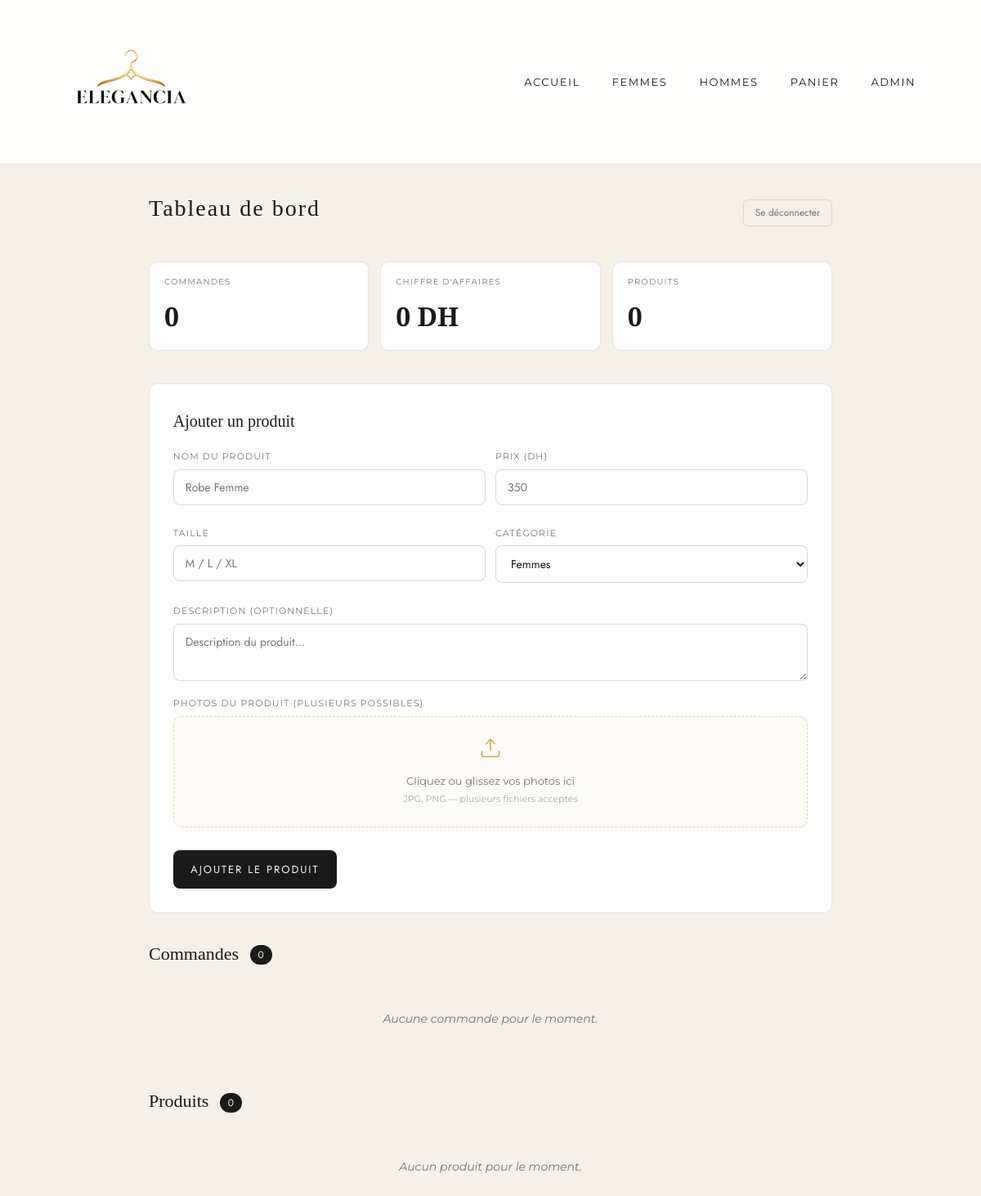
Before: /admin (signed in) with the older database file.
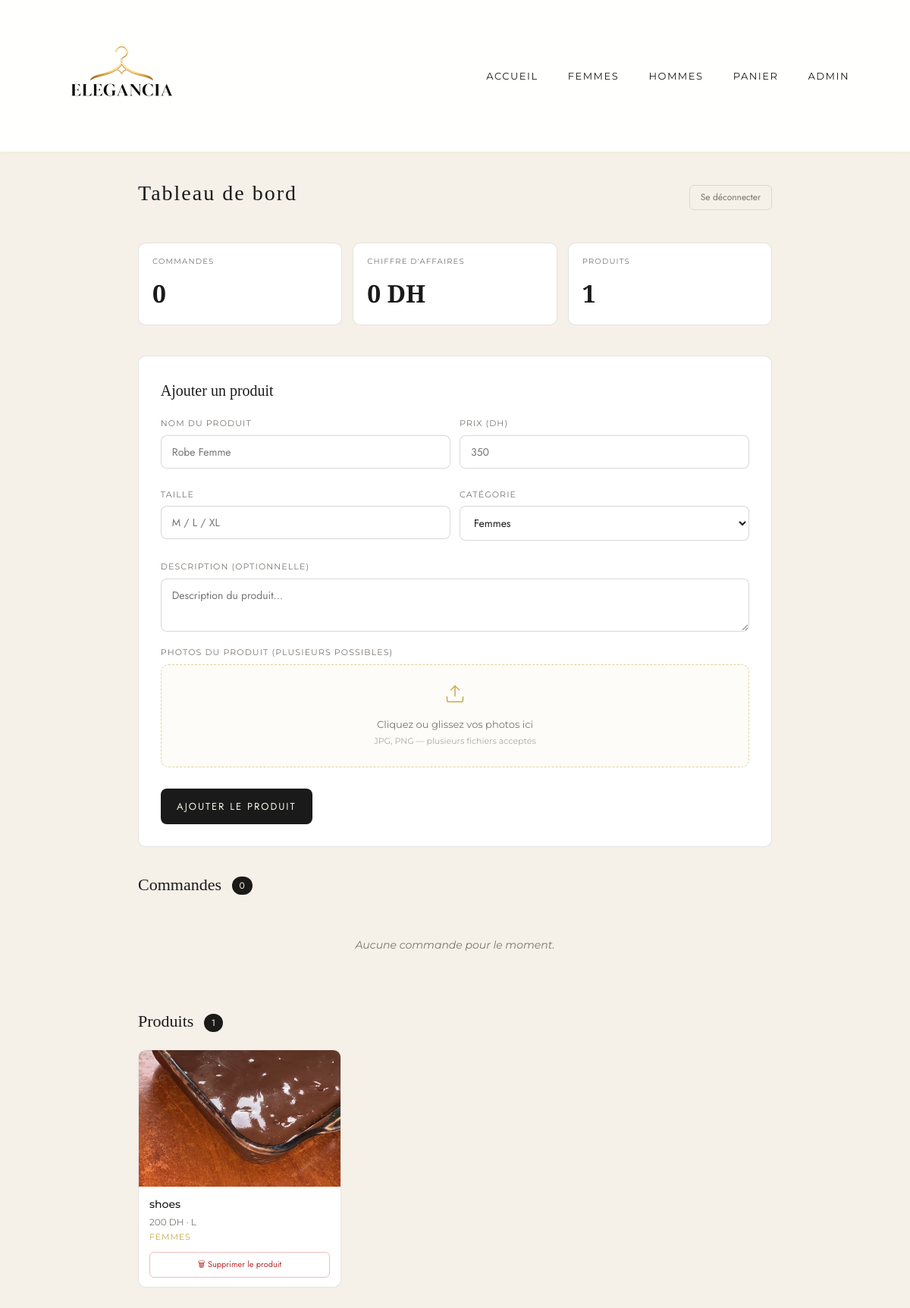
After: the same page with the newer database file.
### tables this page shows
CREATE TABLE product_images (
    id INTEGER PRIMARY KEY AUTOINCREMENT,
    product_id INTEGER,
    image TEXT,
    FOREIGN KEY(product_id) REFERENCES products(id)
);

CREATE TABLE products (
    id INTEGER PRIMARY KEY AUTOINCREMENT,
    name TEXT,
    price INTEGER,
    size TEXT,
    category TEXT,
    image TEXT
, description TEXT);

### app.py (the view, shortened to what this page needs)
@app.route('/admin', methods=['GET', 'POST'])
def admin():
    if not session.get('admin'):
        return render_template('admin.html', logged=False, error=None)
    db = get_db()
    orders_rows = db.execute("SELECT * FROM orders ORDER BY id DESC").fetchall()
    orders = []
    products_rows = db.execute("SELECT * FROM products ORDER BY id DESC").fetchall()
    products = []
    for p in products_rows:
        images = db.execute(
            "SELECT image FROM product_images WHERE product_id=?", (p['id'],)
        ).fetchall()
        products.append({
            'id': p['id'], 'name': p['name'], 'price': p['price'],
            'size': p['size'], 'category': p['category'],
            'description': p['description'],
            'images': [img['image'] for img in images]
        })
    db.close()
    return render_template('admin.html', logged=True, orders=orders, products=products)

### app.py (called while the page is built)
def get_db():
    conn = sqlite3.connect('database.db')
    conn.row_factory = sqlite3.Row
    return conn

### templates/admin.html (shortened to what the changed rows need)
{% extends "base.html" %}
{% block content %}
<div style="max-width: 900px; margin: 0 auto; padding: 2rem;">
{% if not logged %}
<div style="max-width:360px; margin:4rem auto; background:white; border:0.5px solid rgba(0,0,0,0.1); border-radius:12px; padding:2.5rem 2rem; text-align:center; box-shadow:0 8px 30px rgba(0,0,0,0.04);">
    <div style="width:52px;height:52px;background:#f5f0e8;border-radius:50%;display:flex;align-items:center;justify-content:center;margin:0 auto 1.2rem;">
        <svg width="22" height="22" viewBox="0 0 24 24" fill="none" stroke="#C9A84C" stroke-width="1.5">
            <rect x="3" y="11" width="18" height="11" rx="2"/>
            <path d="M7 11V7a5 5 0 0110 0v4"/>
        </svg>
    </div>
    <h2 style="font-family:'Cormorant Garamond',serif;font-size:22px;font-weight:400;margin-bottom:0.5rem;">Espace administrateur</h2>
    <p style="font-size:13px;color:#7a7570;margin-bottom:1.5rem;line-height:1.6;">Accès réservé. Entrez votre mot de passe.</p>
    {% if error %}<p style="color:#c53030;font-size:13px;margin-bottom:12px;">{{ error }}</p>{% endif %}
    <form method="POST" action="/admin">
        <input type="password" name="password" placeholder="••••••••••••" required
            style="width:100%;background:#f9f9f7;border:0.5px solid rgba(0,0,0,0.15);border-radius:8px;font-family:'Jost',sans-serif;font-size:14px;padding:12px 14px;text-align:center;letter-spacing:0.15em;outline:none;margin-bottom:12px;color:#1a1a18;">
        <button type="submit" class="btn-primary">Accéder</button>
    </form>
</div>
{% else %}
<div style="display:flex;justify-content:space-between;align-items:center;margin-bottom:2rem;">
    <h1 style="font-family:'Cormorant Garamond',serif;font-size:28px;font-weight:300;">Tableau de bord</h1>
    <a href="/logout-admin" style="font-size:12px;color:#7a7570;border:0.5px solid rgba(0,0,0,0.1);padding:6px 14px;border-radius:6px;text-decoration:none;font-family:'Jost',sans-serif;">Se déconnecter</a>
</div>
<div style="display:grid;grid-template-columns:repeat(3,1fr);gap:14px;margin-bottom:2.5rem;">
    <div style="background:white;border:0.5px solid rgba(0,0,0,0.1);border-radius:10px;padding:16px 18px;">
        <div style="font-size:10px;text-transform:uppercase;letter-spacing:0.12em;color:#7a7570;margin-bottom:8px;">Commandes</div>
        <div style="font-family:'Cormorant Garamond',serif;font-size:32px;font-weight:600;">{{ orders|length }}</div>
    </div>
    <div style="background:white;border:0.5px solid rgba(0,0,0,0.1);border-radius:10px;padding:16px 18px;">
        <div style="font-size:10px;text-transform:uppercase;letter-spacing:0.12em;color:#7a7570;margin-bottom:8px;">Chiffre d'affaires</div>
        <div style="font-family:'Cormorant Garamond',serif;font-size:32px;font-weight:600;">{{ orders|sum(attribute='total') }} DH</div>
    </div>
    <div style="background:white;border:0.5px solid rgba(0,0,0,0.1);border-radius:10px;padding:16px 18px;">
        <div style="font-size:10px;text-transform:uppercase;letter-spacing:0.12em;color:#7a7570;margin-bottom:8px;">Produits</div>
        <div style="font-family:'Cormorant Garamond',serif;font-size:32px;font-weight:600;">{{ products|length }}</div>
    </div>
</div>
<div style="background:white;border:0.5px solid rgba(0,0,0,0.1);border-radius:10px;padding:1.8rem;margin-bottom:2rem;">
    <h2 style="font-family:'Cormorant Garamond',serif;font-size:20px;font-weight:400;margin-bottom:1.2rem;">Ajouter un produit</h2>
    <form method="POST" action="/add-product" enctype="multipart/form-data" id="addForm">
        <div style="display:grid;grid-template-columns:1fr 1fr;gap:12px;margin-bottom:12px;">
            <div class="form-group">
                <label>Nom du produit</label>
                <input type="text" name="name" placeholder="Robe Femme" required>
            </div>
            <div class="form-group">
                <label>Prix (DH)</label>
                <input type="number" name="price" placeholder="350" required>
            </div>
        </div>
        <div style="display:grid;grid-template-columns:1fr 1fr;gap:12px;margin-bottom:12px;">
            <div class="form-group">
                <label>Taille</label>
                <input type="text" name="size" placeholder="M / L / XL">
            </div>
            <div class="form-group">
                <label>Catégorie</label>
                <select name="category" style="width:100%;background:white;border:0.5px solid rgba(0,0,0,0.15);border-radius:8px;font-family:'Jost',sans-serif;font-size:14px;padding:11px 14px;color:#1a1a18;outline:none;">
                    <option value="women">Femmes</option>
                </select>
            </div>
        </div>
        <div class="form-group" style="margin-bottom:12px;">
            <label>Description (optionnelle)</label>
            <textarea name="description" placeholder="Description du produit..."
                style="width:100%;background:white;border:0.5px solid rgba(0,0,0,0.15);border-radius:8px;font-family:'Jost',sans-serif;font-size:14px;padding:11px 14px;color:#1a1a18;outline:none;resize:vertical;min-height:70px;"></textarea>
        </div>
        <div class="form-group" style="margin-bottom:16px;">
            <label>Photos du produit (plusieurs possibles)</label>
            <div id="drop-zone" onclick="document.getElementById('imgInput').click()"
                style="border:1.5px dashed rgba(201,168,76,0.5);border-radius:10px;padding:1.5rem;text-align:center;cursor:pointer;background:#fdfcf8;transition:border-color 0.2s;margin-top:4px;">
                <svg width="28" height="28" viewBox="0 0 24 24" fill="none" stroke="#C9A84C" stroke-width="1.3" style="margin-bottom:8px;">
                    <path d="M21 15v4a2 2 0 01-2 2H5a2 2 0 01-2-2v-4"/>
                    <polyline points="17 8 12 3 7 8"/>
                    <line x1="12" y1="3" x2="12" y2="15"/>
                </svg>
                <p style="font-size:13px;color:#7a7570;margin:0;">Cliquez ou glissez vos photos ici</p>
                <p style="font-size:11px;color:#aaa;margin:4px 0 0;">JPG, PNG — plusieurs fichiers acceptés</p>
            </div>
        </div>
        <button type="submit" class="btn-primary" style="max-width:200px;">
            Ajouter le produit
        </button>
    </form>
</div>
<div style="margin-bottom:2.5rem;">
    <h2 style="font-family:'Cormorant Garamond',serif;font-size:22px;font-weight:300;margin-bottom:1.2rem;">
        Commandes
        <span style="font-size:12px;background:#1a1a18;color:#f5f0e8;padding:3px 10px;border-radius:20px;margin-left:8px;font-family:'Jost',sans-serif;font-weight:400;vertical-align:middle;">{{ orders|length }}</span>
    </h2>
    {% if orders %}
        {% for o in orders %}
        <div style="background:white;border:0.5px solid rgba(0,0,0,0.1);border-radius:10px;padding:16px 18px;margin-bottom:12px;">
            <div style="display:flex;justify-content:space-between;align-items:flex-start;margin-bottom:12px;">
                <div>
                    <div style="font-weight:500;font-size:15px;margin-bottom:4px;">{{ o.prenom }} {{ o.name }}</div>
                    <div style="font-size:12px;color:#7a7570;display:flex;align-items:center;gap:5px;margin-top:3px;">
                        <svg width="12" height="12" viewBox="0 0 24 24" fill="none" stroke="currentColor" stroke-width="2"><path d="M22 16.92v3a2 2 0 01-2.18 2 19.79 19.79 0 01-8.63-3.07A19.5 19.5 0 013.07 9.81 19.79 19.79 0 012 1.18 2 2 0 014 0h3a2 2 0 012 1.72c.127.96.361 1.903.7 2.81a2 2 0 01-.45 2.11L8.09 7.91a16 16 0 006 6l1.27-1.27a2 2 0 012.11-.45c.907.339 1.85.573 2.81.7A2 2 0 0122 16.92z"/></svg>
                        {{ o.phone }}
                    </div>
                    <div style="font-size:12px;color:#7a7570;display:flex;align-items:center;gap:5px;margin-top:2px;">
                        <svg width="12" height="12" viewBox="0 0 24 24" fill="none" stroke="currentColor" stroke-width="2"><path d="M21 10c0 7-9 13-9 13s-9-6-9-13a9 9 0 0118 0z"/><circle cx="12" cy="10" r="3"/></svg>
                        {{ o.adresse }}
                    </div>
                </div>
                <a href="/delete-order/{{ o.id }}" onclick="return confirm('Supprimer cette commande ?')"
                    style="font-size:11px;color:#b53030;border:0.5px solid rgba(200,40,40,0.3);padding:5px 10px;border-radius:6px;text-decoration:none;font-family:'Jost',sans-serif;white-space:nowrap;">
                    Supprimer
                </a>
            </div>
            <div style="border-top:0.5px solid rgba(0,0,0,0.08);padding-top:10px;">
                {% for item in o.produits %}
                <div style="display:flex;justify-content:space-between;font-size:13px;padding:3px 0;">
                    <span>{{ item.name }}</span><span>{{ item.price }} DH</span>
                </div>
                {% endfor %}
                <div style="display:flex;justify-content:space-between;font-weight:500;font-size:14px;margin-top:8px;padding-top:8px;border-top:0.5px solid rgba(0,0,0,0.08);">
                    <span>Total</span><span>{{ o.total }} DH</span>
                </div>
            </div>
        </div>
        {% endfor %}
    {% else %}
        <p style="text-align:center;color:#7a7570;font-size:14px;font-style:italic;padding:2rem 0;">Aucune commande pour le moment.</p>
    {% endif %}
</div>
<div>
    <h2 style="font-family:'Cormorant Garamond',serif;font-size:22px;font-weight:300;margin-bottom:1.2rem;">
        Produits
        <span style="font-size:12px;background:#1a1a18;color:#f5f0e8;padding:3px 10px;border-radius:20px;margin-left:8px;font-family:'Jost',sans-serif;font-weight:400;vertical-align:middle;">{{ products|length }}</span>
    </h2>
    {% if products %}
    <div style="display:grid;grid-template-columns:repeat(auto-fill,minmax(200px,1fr));gap:16px;">
        {% for p in products %}
        <div style="background:white;border:0.5px solid rgba(0,0,0,0.1);border-radius:10px;overflow:hidden;position:relative;">
            <div style="position:relative;height:180px;background:#f5f0e8;overflow:hidden;">
                {% if p.images %}
                    {% for img in p.images %}
                    <img src="/static/images/{{ img }}" alt="{{ p.name }}"
                        style="position:absolute;top:0;left:0;width:100%;height:100%;object-fit:cover;opacity:{{ '1' if loop.first else '0' }};transition:opacity 0.4s;border-radius:0;"
                        class="prod-img-{{ p.id }}">
                    {% endfor %}
                {% else %}
                    <div style="display:flex;align-items:center;justify-content:center;height:100%;color:#aaa;font-size:12px;">Aucune image</div>
                {% endif %}
            </div>
            <div style="padding:12px 14px;">
                <div style="font-weight:500;font-size:14px;margin-bottom:3px;">{{ p.name }}</div>
                <div style="font-size:12px;color:#7a7570;margin-bottom:2px;">{{ p.price }} DH · {{ p.size }}</div>
                <div style="font-size:11px;color:#C9A84C;text-transform:uppercase;letter-spacing:0.08em;margin-bottom:10px;">
                    {{ 'Femmes' if p.category == 'women' else 'Hommes' }}
                </div>
                <a href="/delete-product/{{ p.id }}"
                    onclick="return confirm('Supprimer {{ p.name }} ?')"
                    style="display:block;text-align:center;font-size:11px;color:#b53030;border:0.5px solid rgba(200,40,40,0.3);padding:7px 10px;border-radius:6px;text-decoration:none;font-family:'Jost',sans-serif;transition:background 0.2s;"
                    onmouseover="this.style.background='#fdf0f0'"
                    onmouseout="this.style.background='transparent'">
                    🗑 Supprimer le produit
                </a>
            </div>
        </div>
        {% endfor %}
    </div>
    {% else %}
        <p style="text-align:center;color:#7a7570;font-size:14px;font-style:italic;padding:2rem 0;">Aucun produit pour le moment.</p>
    {% endif %}
</div>
{% endif %}
</div>
{% endblock %}

Changed rows visible on the page:
added products: name "shoes", price "200", size "L", category "FEMMES"
added product_images: image (picture)
Other visible differences:
{{ products|length }}: "0" → "1"
text no longer shown: "Aucun produit pour le moment."
